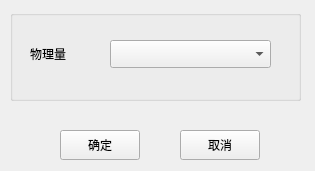
<?xml version="1.0" encoding="UTF-8"?>
<ui version="4.0">
 <class>frmFilterPointsSEMI</class>
 <widget class="QMainWindow" name="frmFilterPointsSEMI">
  <property name="geometry">
   <rect>
    <x>0</x>
    <y>0</y>
    <width>315</width>
    <height>171</height>
   </rect>
  </property>
  <property name="windowTitle">
   <string>观察点物理量</string>
  </property>
  <widget class="QWidget" name="centralwidget">
   <widget class="QPushButton" name="btnOK">
    <property name="geometry">
     <rect>
      <x>60</x>
      <y>130</y>
      <width>80</width>
      <height>30</height>
     </rect>
    </property>
    <property name="text">
     <string>确定</string>
    </property>
   </widget>
   <widget class="QPushButton" name="btnCancel">
    <property name="geometry">
     <rect>
      <x>180</x>
      <y>130</y>
      <width>80</width>
      <height>30</height>
     </rect>
    </property>
    <property name="text">
     <string>取消</string>
    </property>
   </widget>
   <widget class="QGroupBox" name="gbxDomainPF">
    <property name="geometry">
     <rect>
      <x>10</x>
      <y>10</y>
      <width>291</width>
      <height>91</height>
     </rect>
    </property>
    <property name="title">
     <string/>
    </property>
    <widget class="QLabel" name="label_2">
     <property name="geometry">
      <rect>
       <x>20</x>
       <y>30</y>
       <width>71</width>
       <height>28</height>
      </rect>
     </property>
     <property name="text">
      <string>物理量</string>
     </property>
    </widget>
    <widget class="QComboBox" name="cbxValues">
     <property name="geometry">
      <rect>
       <x>100</x>
       <y>30</y>
       <width>161</width>
       <height>28</height>
      </rect>
     </property>
    </widget>
   </widget>
  </widget>
 </widget>
 <tabstops>
  <tabstop>btnOK</tabstop>
  <tabstop>btnCancel</tabstop>
 </tabstops>
 <resources/>
 <connections/>
</ui>
